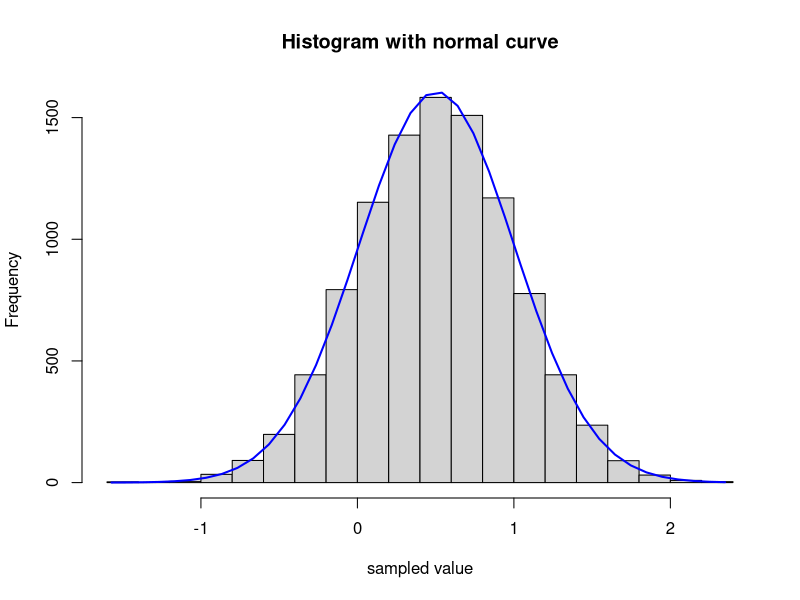
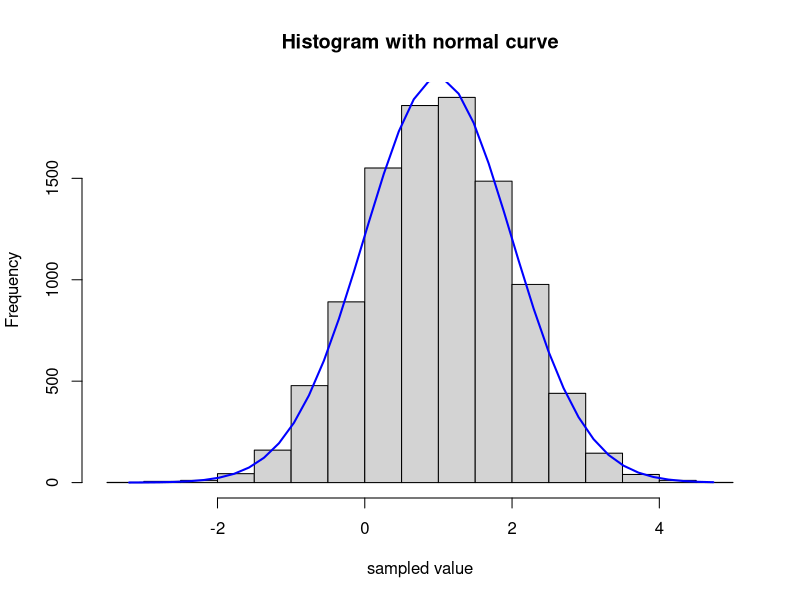
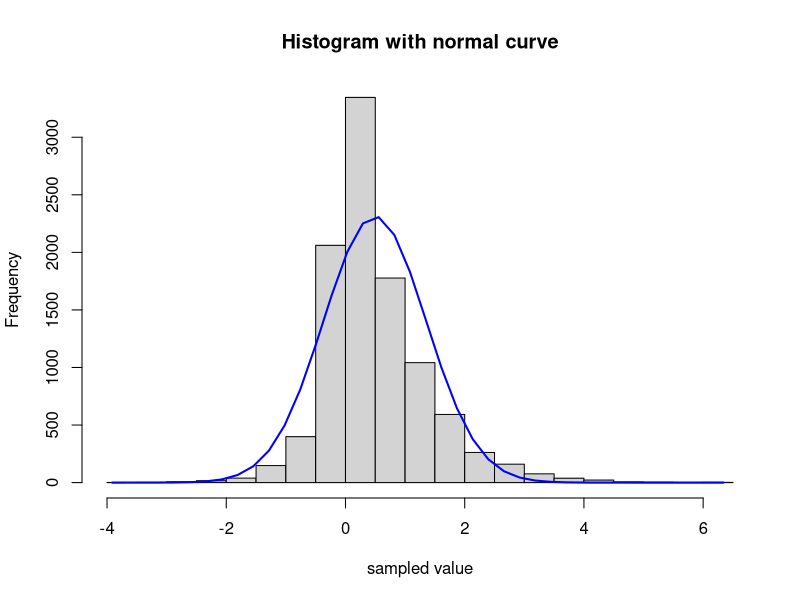
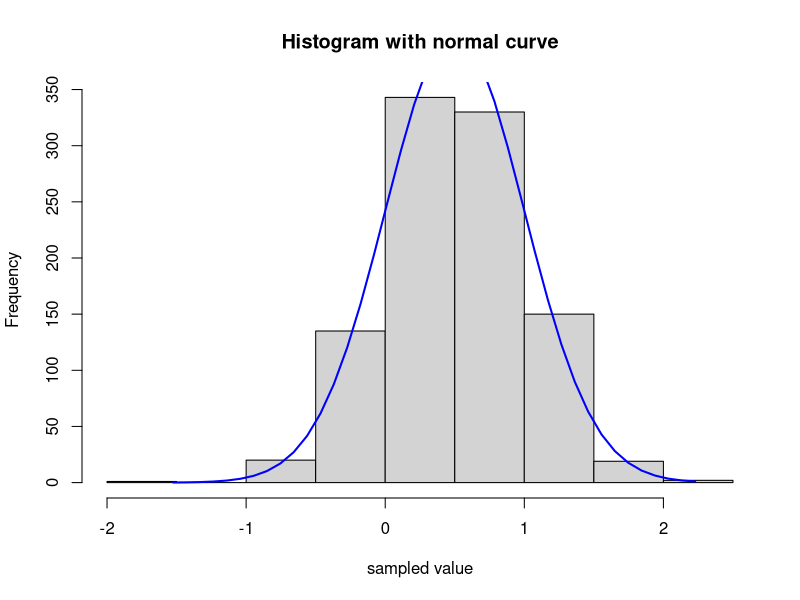
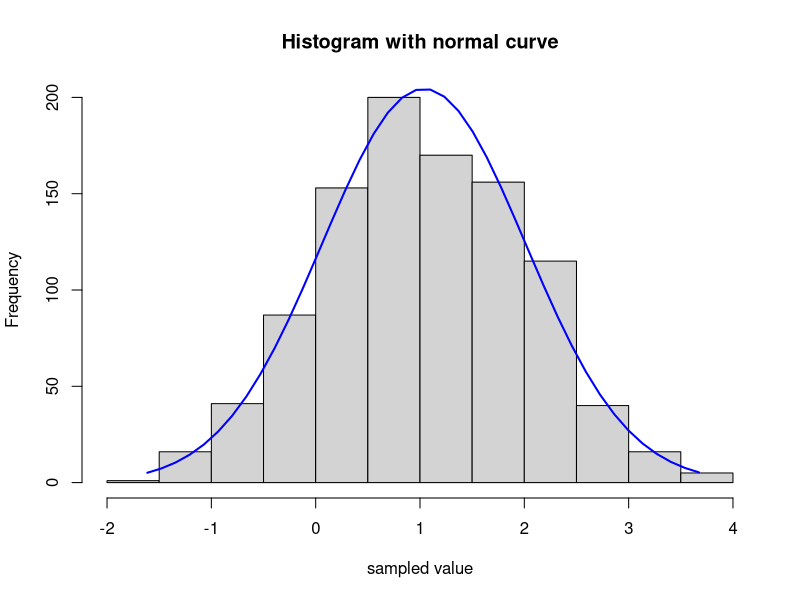
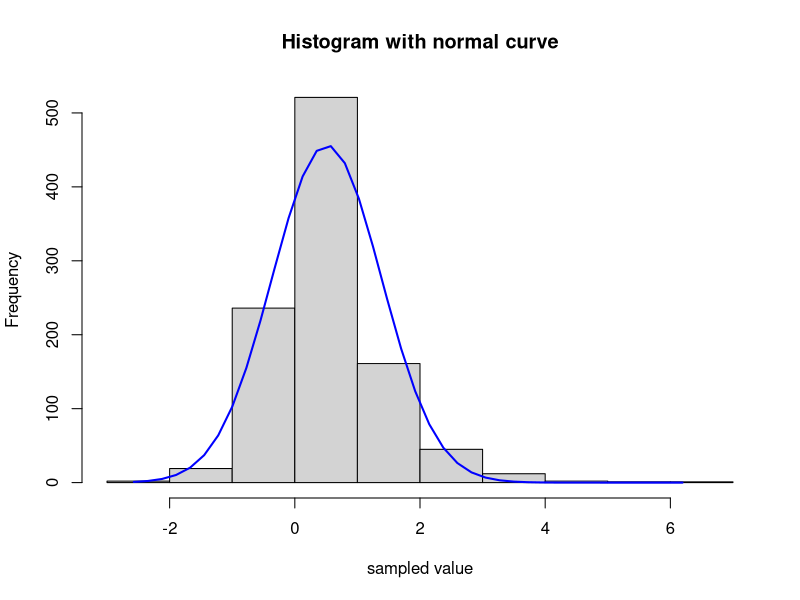
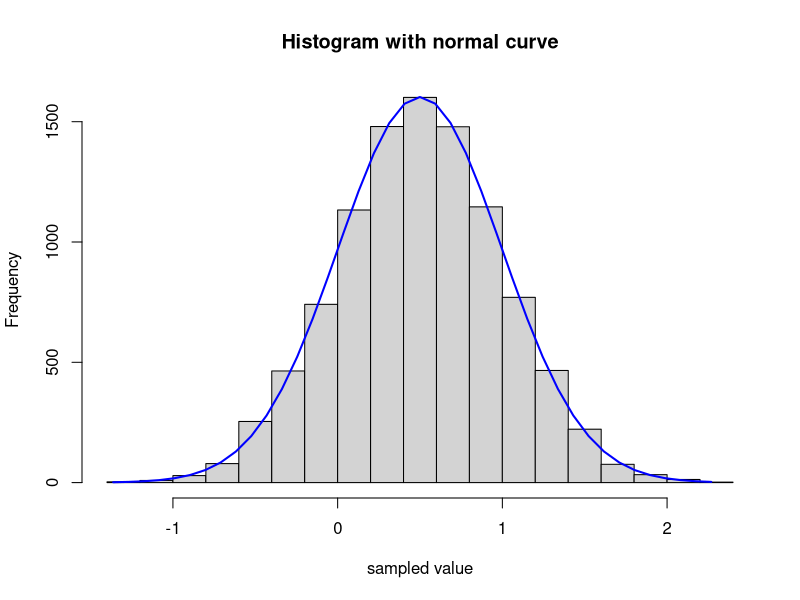
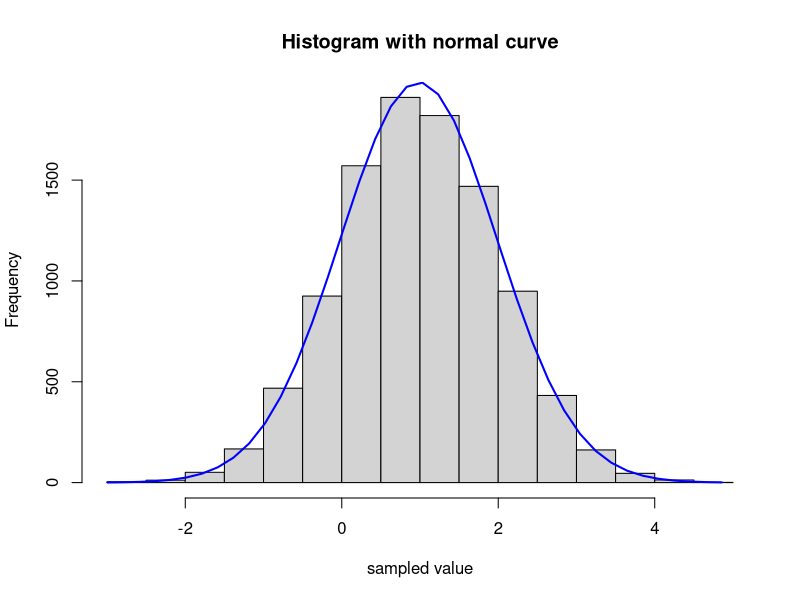

Write the R code that produced these figures, in order.
## ---- chunk 1
set.seed(11)
## ---- chunk 2
library()
## ---- chunk 3
samples <- replicate(10, rnorm(1000, mean = .5, sd =.5))
## ---- chunk 4
samples2 <- replicate(10, rnorm(1000, mean = 1, sd = 1))
## ---- chunk 5
h <- hist(samples, xlab = "sampled value", main = "Histogram with normal curve")
xfit <- seq(min(samples),max(samples),length=40)
yfit <- dnorm(xfit,mean=mean(samples),sd=sd(samples))
yfit <- yfit*diff(h$mids[1:2])*10000
lines(xfit, yfit, col="blue", lwd=2)
## ---- chunk 6
h2 <- hist(samples2, xlab = "sampled value", main = "Histogram with normal curve")
xfit2 <- seq(min(samples2),max(samples2),length=40)
yfit2 <- dnorm(xfit2,mean=mean(samples2),sd=sd(samples2))
yfit2 <- yfit2*diff(h2$mids[1:2])*10000
lines(xfit2, yfit2, col="blue", lwd=2)
## ---- chunk 7
product_samples <- samples*samples2
## ---- chunk 8
h_p <- hist(product_samples, xlab = "sampled value", main = "Histogram with normal curve")
xfit_p <- seq(min(product_samples),max(product_samples),length=40)
yfit_p <- dnorm(xfit_p,mean=mean(product_samples),sd=sd(product_samples))
yfit_p <- yfit_p*diff(h_p$mids[1:2])*10000
lines(xfit_p, yfit_p, col="blue", lwd=2)
## ---- chunk 9
h <- hist(samples[,7], xlab = "sampled value", main = "Histogram with normal curve")
xfit <- seq(min(samples[,7]),max(samples[,7]),length=40)
yfit <- dnorm(xfit,mean=mean(samples[,7]),sd=sd(samples[,7]))
yfit <- yfit*diff(h$mids[1:2])*1000
lines(xfit, yfit, col="blue", lwd=2)
## ---- chunk 10
h2 <- hist(samples2[,7], xlab = "sampled value", main = "Histogram with normal curve")
xfit2 <- seq(min(samples2[,7]),max(samples2[,7]),length=40)
yfit2 <- dnorm(xfit2,mean=mean(samples2[,7]),sd=sd(samples2[,7]))
yfit2 <- yfit2*diff(h2$mids[1:2])*1000
lines(xfit2, yfit2, col="blue", lwd=2)
## ---- chunk 11
h_p <- hist(product_samples[,7], xlab = "sampled value", main = "Histogram with normal curve")
xfit_p <- seq(min(product_samples[,7]),max(product_samples[,7]),length=40)
yfit_p <- dnorm(xfit_p,mean=mean(product_samples[,7]),sd=sd(product_samples[,7]))
yfit_p <- yfit_p*diff(h_p$mids[1:2])*1000
lines(xfit_p, yfit_p, col="blue", lwd=2)
## ---- chunk 12
set.seed(1155)
## ---- chunk 13
samples <- replicate(10, rnorm(1000, mean = .5, sd =.5))
## ---- chunk 14
samples2 <- replicate(10, rnorm(1000, mean = 1, sd = 1))
## ---- chunk 15
h <- hist(samples, xlab = "sampled value", main = "Histogram with normal curve")
xfit <- seq(min(samples),max(samples),length=40)
yfit <- dnorm(xfit,mean=mean(samples),sd=sd(samples))
yfit <- yfit*diff(h$mids[1:2])*10000
lines(xfit, yfit, col="blue", lwd=2)
## ---- chunk 16
h2 <- hist(samples2, xlab = "sampled value", main = "Histogram with normal curve")
xfit2 <- seq(min(samples2),max(samples2),length=40)
yfit2 <- dnorm(xfit2,mean=mean(samples2),sd=sd(samples2))
yfit2 <- yfit2*diff(h2$mids[1:2])*10000
lines(xfit2, yfit2, col="blue", lwd=2)
## ---- chunk 17
product_samples <- samples*samples2
## ---- chunk 18
h_p <- hist(product_samples, xlab = "sampled value", main = "Histogram with normal curve")
xfit_p <- seq(min(product_samples),max(product_samples),length=40)
yfit_p <- dnorm(xfit_p,mean=mean(product_samples),sd=sd(product_samples))
yfit_p <- yfit_p*diff(h_p$mids[1:2])*10000
lines(xfit_p, yfit_p, col="blue", lwd=2)
## ---- chunk 19
h <- hist(samples[,7], xlab = "sampled value", main = "Histogram with normal curve")
xfit <- seq(min(samples[,7]),max(samples[,7]),length=40)
yfit <- dnorm(xfit,mean=mean(samples[,7]),sd=sd(samples[,7]))
yfit <- yfit*diff(h$mids[1:2])*1000
lines(xfit, yfit, col="blue", lwd=2)
## ---- chunk 20
h2 <- hist(samples2[,7], xlab = "sampled value", main = "Histogram with normal curve")
xfit2 <- seq(min(samples2[,7]),max(samples2[,7]),length=40)
yfit2 <- dnorm(xfit2,mean=mean(samples2[,7]),sd=sd(samples2[,7]))
yfit2 <- yfit2*diff(h2$mids[1:2])*1000
lines(xfit2, yfit2, col="blue", lwd=2)
## ---- chunk 21
h_p <- hist(product_samples[,7], xlab = "sampled value", main = "Histogram with normal curve")
xfit_p <- seq(min(product_samples[,7]),max(product_samples[,7]),length=40)
yfit_p <- dnorm(xfit_p,mean=mean(product_samples[,7]),sd=sd(product_samples[,7]))
yfit_p <- yfit_p*diff(h_p$mids[1:2])*1000
lines(xfit_p, yfit_p, col="blue", lwd=2)
## ---- chunk 22
sessionInfo()
